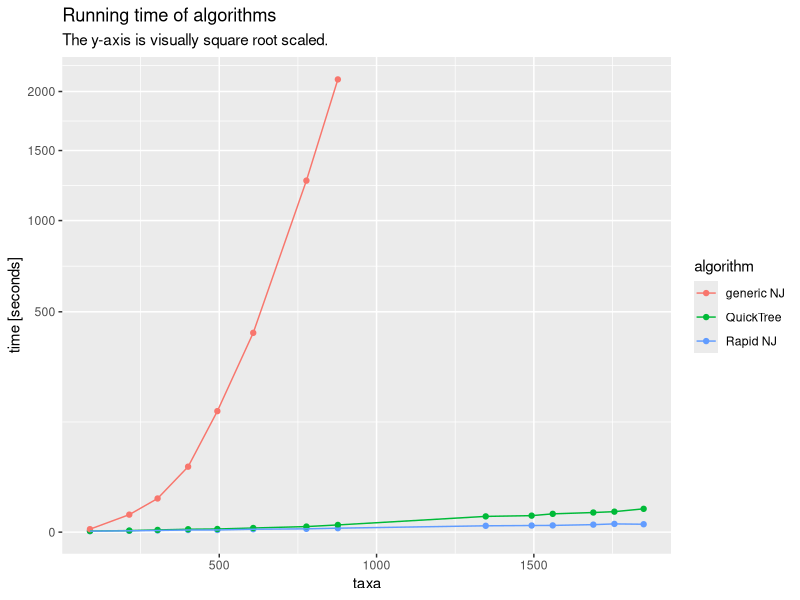

Source code (R):
library(readr)
library(tidyverse)
rnj <- read_csv("rnj.csv") %>% mutate(algorithm = 'Rapid NJ')
qt <- read_csv("quicktree.csv") %>% mutate(algorithm = 'QuickTree')
langhave <- read_csv("langhave.csv") %>% mutate(algorithm = 'generic NJ')

data = bind_rows(rnj, qt) %>% bind_rows(langhave)

data %>% ggplot(aes(x = taxa, y = time, color = algorithm)) +
    geom_point() + 
    geom_line() +
    scale_y_sqrt() + 
    labs(title = "Running time of algorithms",
         subtitle = "The y-axis is visually square root scaled.",
         x = "taxa",
         y = "time [seconds]")


# RF distances
rq_rfdist = read_csv("../rfdist/rnjmodqt/rq_rfdist.csv") %>% select(-file)

our_rfdist = read_csv("../rfdist/voresmodandre/ours.csv") %>% select(-file) %>% spread(comparison, rfdist)

data %>% select(-file) %>%  spread(algorithm, time) %>%
    mutate(QuickTree / `generic NJ`) %>%
    mutate(`Rapid NJ` / `generic NJ`) %>%
    left_join(rq_rfdist) %>%
    #select(-taxa1) %>% 
    left_join(our_rfdist[1:3]) %>% View
    knitr::kable("html", 2)
